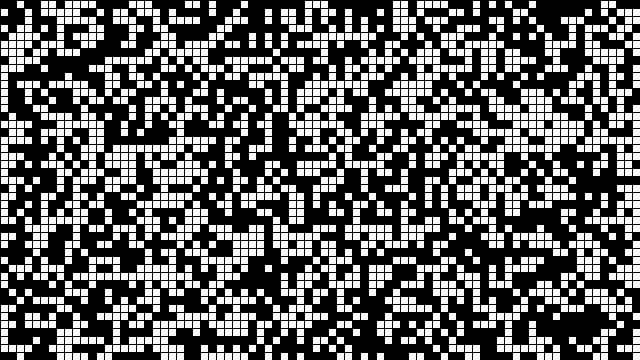
Frame 1 (no input)
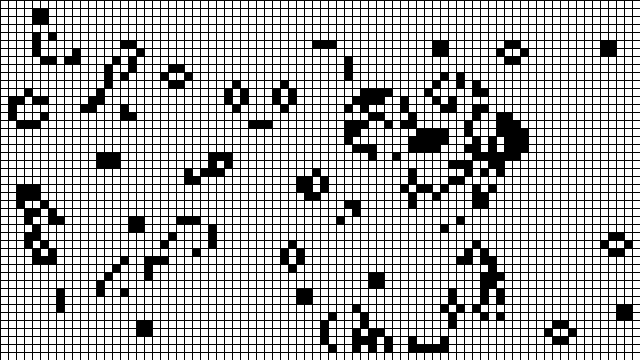
Frame 60 (the mouse pressed at the canvas centre just before this capture)
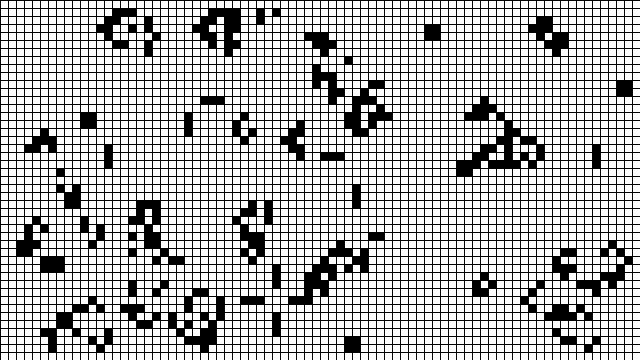
Frame 120 (the mouse held since frame 60 and released just before this capture)

The Processing sketch that drew these frames (run headless with seeded random() and noise(); from frame 60 on, the mouse is pressed at the canvas centre):

// Processing sketch: the_game_of_life
// ── the_game_of_life.pde

int columns,raws;
int w=8;
int[][]board;

void setup() {
  size(640,360);
  frameRate(24);
  
  columns=width/w;
  raws=height/w;
  board=new int[columns][raws];
  
  init();
}

void draw() {
  display();
  generate();
}

void init() {
  
  for (int x=0; x<columns; x++) {
    for (int y=0; y<raws; y++) {
      board[x][y]=int(random(2));
    }
  }
}

void generate() {
  int[][]next=new int[columns][raws];
  
  for (int x=1; x<columns-1; x++) {
    for (int y=1; y<raws-1; y++) {

      int neighbors=0;
      for (int i=-1; i<=1; i++) {
        for (int j=-1; j<=1; j++) {
          neighbors+=board[x+i][y+j];
        }
      }
      neighbors-=board[x][y];

      if       ((board[x][y]==1)&&(neighbors<2))   next[x][y]=0;
      else if  ((board[x][y]==1)&&(neighbors>3))   next[x][y]=0;
      else if  ((board[x][y]==0)&&(neighbors==3))  next[x][y]=1;
      else                                         next[x][y] = board[x][y];
    }
  }
  board=next;
}

void display() {
  for (int x=0; x<columns; x++) {
    for (int y=0; y<raws; y++) {
      if (board[x][y]==1) fill(0);
      else fill(255);
      stroke(0);
      rect(x*w, y*w, w,w);
    }
  }
}

void mousePressed(){
  init();
}
